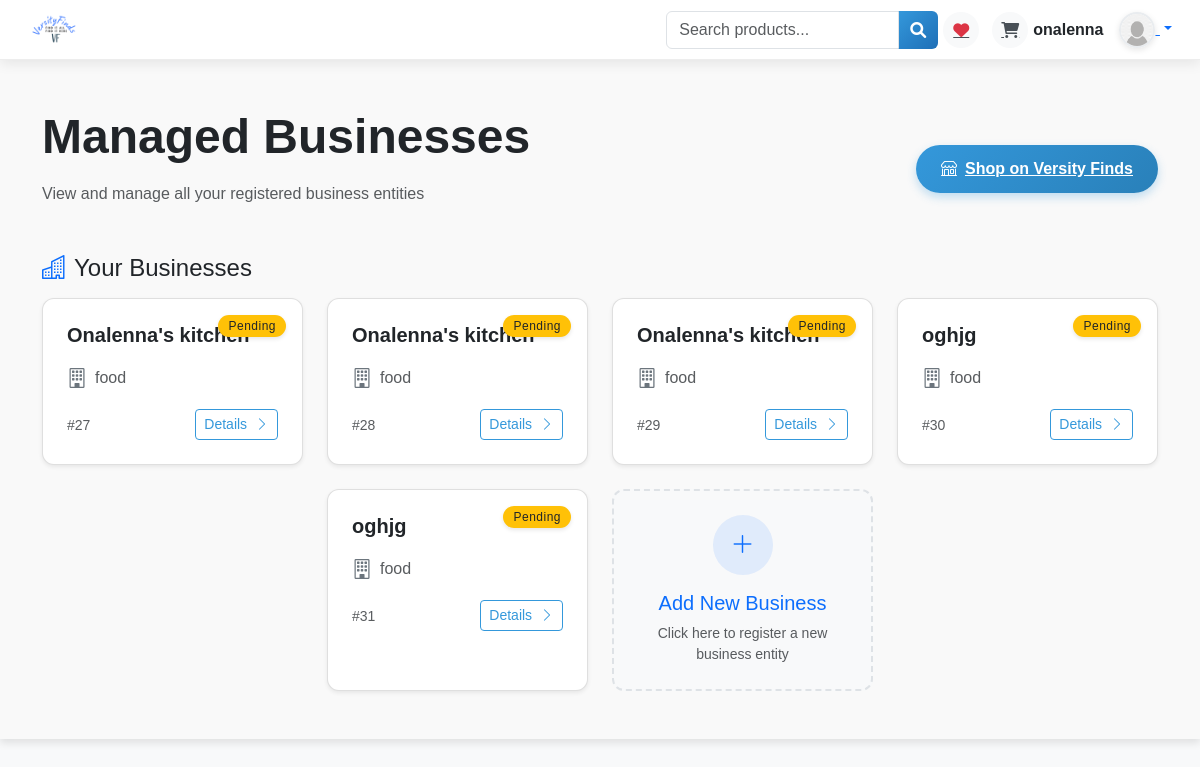
Before: /seller/business/ (signed in) with the older database file.
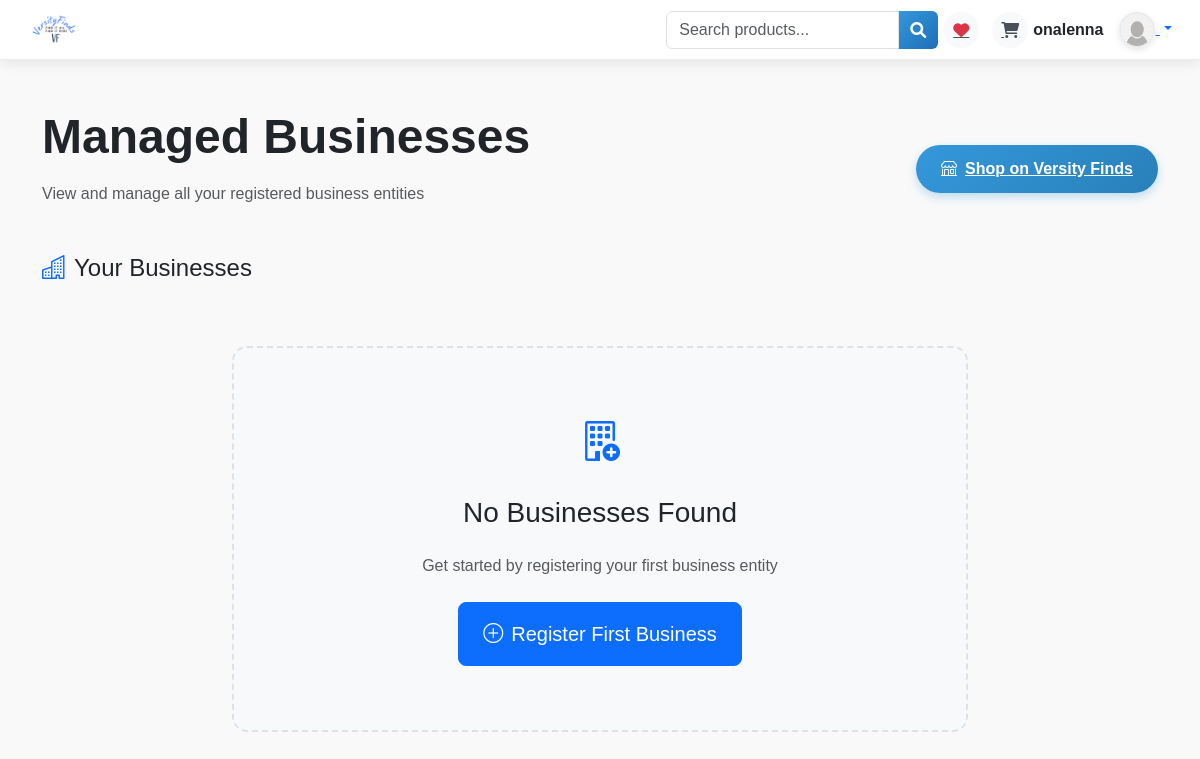
After: the same page with the newer database file.
### seller/wrap_models/business_model.py (models this page shows, shortened)
class BusinessInformation(models.Model):
    BUSINESS_CATEGORIES = [
        ('dropship', 'Dropship'),
        ('food', 'Food & beverages'),
        ('clothing', 'Clothing'),
        ('technology', 'Technology'),
        ('other', 'Other'),
    ]
    name = models.CharField(max_length=200)
    business_type = models.CharField(max_length=200)
    description = models.TextField()
    registration_number = models.CharField(max_length=200, unique=False)
    category = models.CharField(max_length=50, choices=BUSINESS_CATEGORIES, default='other')
    phone = models.CharField(max_length=20, blank=True, null=False)
    telephone = models.CharField(max_length=20, blank=True, null=True)
    email = models.CharField(max_length=200,unique=False)
    owner = models.ForeignKey(User, on_delete=models.CASCADE, related_name="businesses")
    open_time = models.CharField(max_length=50)
    close_time = models.CharField(max_length=50)
    date_created = models.DateTimeField(auto_now_add=True)
    status = models.CharField(max_length=50, default="pending")
    class Meta:
        verbose_name_plural = "Businesses"

### seller/views/render_views.py (the view)
# urls.py: path('business', views.business, name='business_managment'),
@login_required_custom
def business(request):
    businesses = BusinessInformation.objects.filter(owner=request.user.id).all()
    return render(request, 'seller/new/register_business.html',{'businesses':businesses})

### seller/utils/authentication_utils.py (called while the page is built)
def login_required_custom(view_func):
    @wraps(view_func)
    def _wrapped_view(request, *args, **kwargs):
        if request.user.is_authenticated:
            return view_func(request, *args, **kwargs)
        return redirect('signin')  # Redirect to login page if not authenticated
    return _wrapped_view

### seller/templates/seller/new/register_business.html (shortened to what the changed rows need)
{% extends 'products/shop_base2.html' %}
{% load static %}
{% block content %}
<div class="container py-5">
    <div class="row mb-4">
        <div class="col-lg-8">
            <h1 class="display-5 fw-bold mb-3">Managed Businesses</h1>
        </div>
    </div>
    <div class="row g-4 justify-content-center">
        {% if businesses %}
            {% for business in businesses %}
                <div class="col-sm-6 col-md-4 col-xl-3">
                    <div class="card h-100 business-card shadow-sm">
                        <div class="position-relative">
                            <span class="status-badge position-absolute top-0 end-0 m-3 badge {% if business.status == 'approved' %}bg-success{% elif business.status == 'pending' %}bg-warning text-dark{% elif business.status == 'rejected' %}bg-danger{% endif %}">
                                {{ business.status|title }}
                            </span>
                            <a href="{% url 'business_status' business.id %}" class="text-decoration-none text-dark">
                                <div class="card-body p-4">
                                    <h5 class="card-title fw-bold mb-3">{{ business.name }}</h5>
                                    <div class="d-flex align-items-center gap-2 mb-3">
                                        <i class="bi bi-building fs-5 text-secondary"></i>
                                        <span class="text-muted">{{ business.category }}</span>
                                    </div>
                                    <div class="d-flex justify-content-between align-items-center">
                                        <small class="text-muted">#{{ business.id }}</small>
                                        <a href="{% url 'business_status' business.id %}"
                                           class="btn btn-sm btn-outline-primary hover-scale">
                                            Details <i class="bi bi-chevron-right ms-1"></i>
                                        </a>
                                    </div>
                                </div>
                            </a>
                        </div>
                    </div>
                </div>
            {% endfor %}
            <div class="col-sm-6 col-md-4 col-xl-3">
                <div class="card h-100 business-card border-dashed hover-scale bg-light">
                    <a href="{% url 'register_business_form' %}" class="text-decoration-none d-flex h-100">
                        <div class="card-body d-flex flex-column justify-content-center align-items-center text-center p-4">
                            <div class="icon-wrapper bg-primary bg-opacity-10 rounded-circle mb-3">
                                <i class="bi bi-plus-lg fs-4 text-primary"></i>
                            </div>
                            <h5 class="text-primary mb-2">Add New Business</h5>
                            <p class="text-muted small mb-0">Click here to register a new business entity</p>
                        </div>
                    </a>
                </div>
            </div>
        {% else %}
            <div class="col-md-8 mx-auto text-center py-5">
                <div class="card border-dashed py-5 no-businesses-card">
                    <div class="card-body">
                        <i class="bi bi-building-add fs-1 text-primary mb-4 d-block"></i>
                        <h3 class="mb-4">No Businesses Found</h3>
                        <p class="text-muted mb-4">Get started by registering your first business entity</p>
                        <a href="{% url 'register_business_form' %}" class="btn btn-primary btn-lg px-4 py-3 hover-scale">
                            <i class="bi bi-plus-circle me-2"></i>Register First Business
                        </a>
                    </div>
                </div>
            </div>
        {% endif %}
    </div>
<link rel="stylesheet" href="https://cdn.jsdelivr.net/npm/bootstrap-icons@1.10.0/font/bootstrap-icons.css">
{% endblock %}

Changed rows visible on the page:
removed BusinessInformation: status "Pending", name "Onalenna's kitchen", category "food", id "27"
removed BusinessInformation: status "Pending", name "Onalenna's kitchen", category "food", id "28"
removed BusinessInformation: status "Pending", name "Onalenna's kitchen", category "food", id "29"
removed BusinessInformation: status "Pending", name "oghjg", category "food", id "30"
removed BusinessInformation: status "Pending", name "oghjg", category "food", id "31"
Other visible differences:
text no longer shown: "Add New Business Click here to register a new business entity"
text now shown: "No Businesses Found Get started by registering your first business entity Register First Business"
